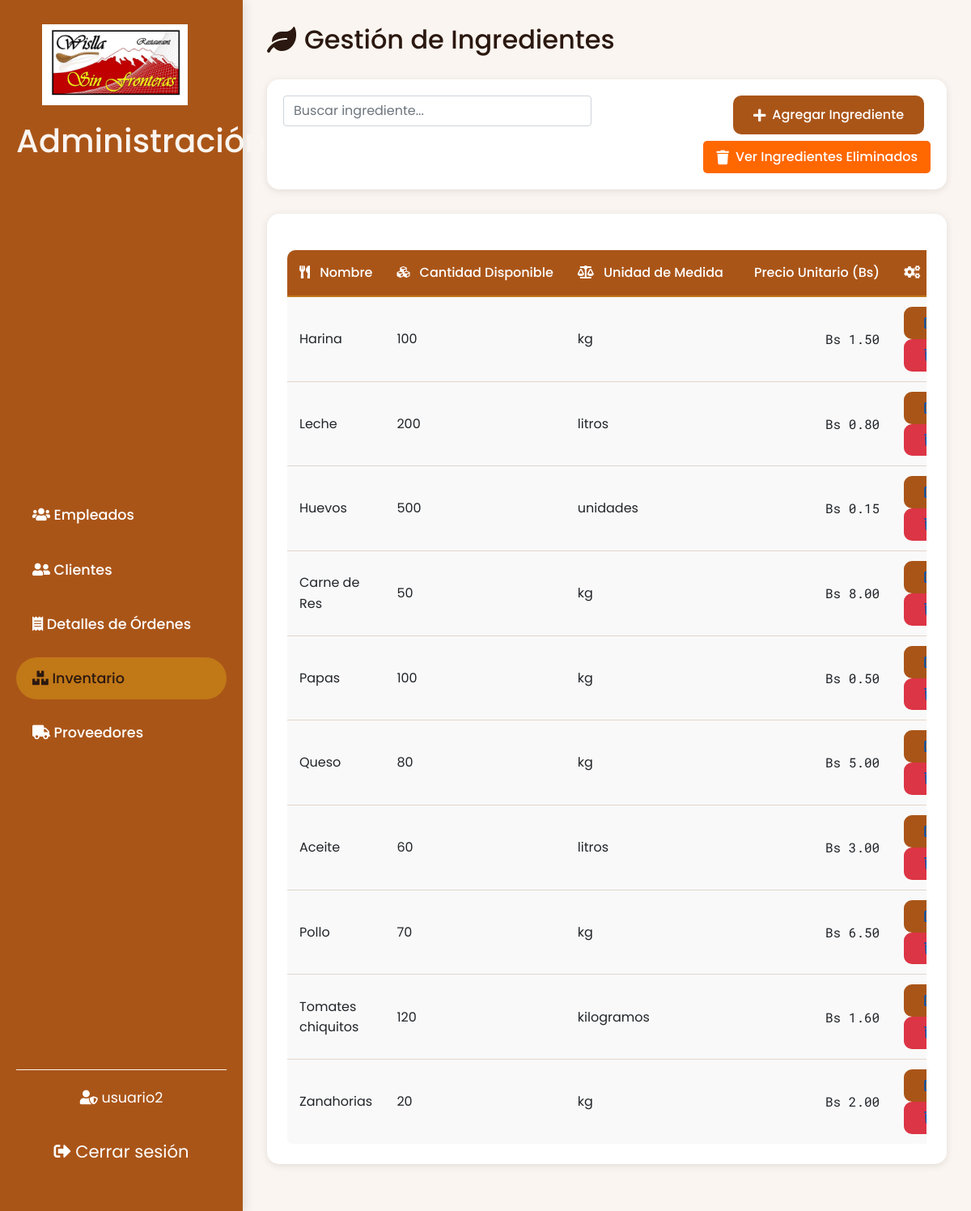
/paginaProyectoRest/administrador/inventario.php (signed in), run on the app's committed database.
### tables this page shows
CREATE TABLE `ingredientes` (
  `id` bigint(20) NOT NULL,
  `nombre` varchar(255) NOT NULL,
  `cantidad_disponible` int(11) NOT NULL CHECK (`cantidad_disponible` >= 0),
  `unidad_medida` varchar(50) NOT NULL,
  `precio_unitario` decimal(10,2) NOT NULL CHECK (`precio_unitario` >= 0),
  `activo` tinyint(1) NOT NULL DEFAULT 1,
  `motivo_eliminacion` varchar(100) DEFAULT NULL
);

### paginaProyectoRest/administrador/inventario.php (the view, shortened to what this page needs)
<?php
$nombre_admin = $_SESSION['nombre'];
$conn = conexion();
$sql_ingredientes = "SELECT * FROM ingredientes WHERE activo = 1";
$result_ingredientes = mysqli_query($conn, $sql_ingredientes);
?>
<!DOCTYPE html>
<html lang="es">
<head>
    <link href="https://cdnjs.cloudflare.com/ajax/libs/font-awesome/5.15.4/css/all.min.css" rel="stylesheet">
    <link href="https://cdnjs.cloudflare.com/ajax/libs/bootstrap/5.1.3/css/bootstrap.min.css" rel="stylesheet">
    <link rel="stylesheet" href="../css/styleCliAdmin.css">
</head>
<body>
    <div class="layout">
        <aside class="sidebar">
            <div class="logo">
                <a class="navbar-brand" href="#">
                    <img src="../imagenes/WisllaLogo.jpg" alt="Logo de Wislla">
                </a>
                <h1>Administración</h1>
            </div>
            <nav class="main-nav">
                <ul>
                    <li><a href="admin.php"><i class="fas fa-users"></i> Empleados</a></li>
                    <li><a href="clientes.php"><i class="fas fa-user-friends"></i> Clientes</a></li>
                    <li><a href="detalles.php"><i class="fas fa-receipt"></i> Detalles de Órdenes</a></li>
                    <li><a href="inventario.php" class="active"><i class="fas fa-boxes"></i> Inventario</a></li>
                    <li><a href="proveedores.php"><i class="fas fa-truck"></i> Proveedores</a></li>
                </ul>
            </nav>
            <div class="user-section">
                <span><i class="fas fa-user-shield"></i> <?= htmlspecialchars($nombre_admin); ?></span>
                <br><br>
                <a href="../registro/logout.php" class="logout-btn">
                    <i class="fas fa-sign-out-alt"></i> Cerrar sesión
                </a>
            </div>
        </aside>
        <main class="main-content">
            <header class="content-header">
                <h2><i class="fas fa-leaf"></i> Gestión de Ingredientes</h2>
            </header>
            <section class="filter-section">
                <div class="row">
                    <div class="col">
                        <input type="text" id="searchInput" class="form-control" placeholder="Buscar ingrediente..." onkeyup="buscarIngredientes()">
                    </div>
                    <div class="col text-end">
                        <button class="btn btn-primary me-2" data-bs-toggle="modal" data-bs-target="#addIngredientModal">
                            <i class="fas fa-plus"></i> Agregar Ingrediente
                        </button>
                        <a href="ingredientes_eliminados.php" class="btn btn-secondary mt-2">
                            <i class="fas fa-trash"></i> Ver Ingredientes Eliminados
                        </a>
                    </div>
                </div>
            </section>
            <section class="stats-card">
                <div class="table-responsive">
                    <table class="table">
                        <thead>
                            <tr>
                                <th><i class="fas fa-utensils"></i> Nombre</th>
                                <th><i class="fas fa-cubes"></i> Cantidad Disponible</th>
                                <th><i class="fas fa-balance-scale"></i> Unidad de Medida</th>
                                <th><i class=""></i> Precio Unitario (Bs)</th>
                                <th><i class="fas fa-cogs"></i> Acciones</th>
                            </tr>
                        </thead>
                        <tbody>
                            <?php while($row = mysqli_fetch_assoc($result_ingredientes)): ?>
                                <tr>
                                    <td><?= htmlspecialchars($row['nombre']); ?></td>
                                    <td>
                                        <?php if($row['cantidad_disponible'] < 10): ?>
                                            <span class="badge bg-warning">
                                                <?= htmlspecialchars($row['cantidad_disponible']); ?>
                                            </span>
                                        <?php else: ?>
                                            <?= htmlspecialchars($row['cantidad_disponible']); ?>
                                        <?php endif; ?>
                                    </td>
                                    <td><?= htmlspecialchars($row['unidad_medida']); ?></td>
                                    <td class="amount-column">Bs <?= number_format($row['precio_unitario'], 2); ?></td>
                                    <td>
                                        <a href="editar_ingrediente.php?id=<?= $row['id']; ?>" class="btn btn-primary btn-sm">
                                            <i class="fas fa-edit"></i>
                                        </a>
                                        <a href="eliminar_ingrediente.php?id=<?= $row['id']; ?>" class="btn btn-danger btn-sm">
                                            <i class="fas fa-trash"></i>
                                        </a>
                                    </td>
                                </tr>
                            <?php endwhile; ?>
                        </tbody>
                    </table>
                </div>
            </section>
        </main>
    </div>
</body>
</html>

### data on the page
ingredientes: nombre "Harina", cantidad_disponible "100", unidad_medida "kg", precio_unitario "1.50"
ingredientes: nombre "Leche", cantidad_disponible "200", unidad_medida "litros", precio_unitario "0.80"
ingredientes: nombre "Huevos", cantidad_disponible "500", unidad_medida "unidades", precio_unitario "0.15"
ingredientes: nombre "Carne de Res", cantidad_disponible "50", unidad_medida "kg", precio_unitario "8.00"
ingredientes: nombre "Papas", cantidad_disponible "100", unidad_medida "kg", precio_unitario "0.50"
ingredientes: nombre "Queso", cantidad_disponible "80", unidad_medida "kg", precio_unitario "5.00"
ingredientes: nombre "Aceite", cantidad_disponible "60", unidad_medida "litros", precio_unitario "3.00"
ingredientes: nombre "Pollo", cantidad_disponible "70", unidad_medida "kg", precio_unitario "6.50"
ingredientes: nombre "Tomates chiquitos", cantidad_disponible "120", unidad_medida "kilogramos", precio_unitario "1.60"
ingredientes: nombre "Zanahorias", cantidad_disponible "20", unidad_medida "kg", precio_unitario "2.00"

### other printed values
$nombre_admin "usuario2"
